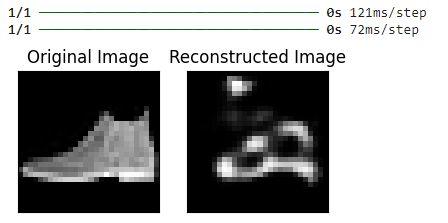

Write Python code to recreate this figure.
import matplotlib.pyplot as plt

# Select a test image (e.g., the first image in the test set)
test_image = x_test[0].reshape(1, input_dim)

# Encode the test image
encoded_image = encoder.predict(test_image)

# Decode the encoded image
reconstructed_image = decoder.predict(encoded_image)

# Reshape the original and reconstructed images for display
original_image_display = test_image.reshape(28, 28)
reconstructed_image_display = reconstructed_image.reshape(28, 28)

# Display the original and reconstructed images
plt.figure(figsize=(4, 2))
ax = plt.subplot(1, 2, 1)
plt.imshow(original_image_display, cmap='gray')
ax.get_xaxis().set_visible(False)
ax.get_yaxis().set_visible(False)
plt.title("Original Image")

ax = plt.subplot(1, 2, 2)
plt.imshow(reconstructed_image_display, cmap='gray')
ax.get_xaxis().set_visible(False)
ax.get_yaxis().set_visible(False)
plt.title("Reconstructed Image")

plt.show()
